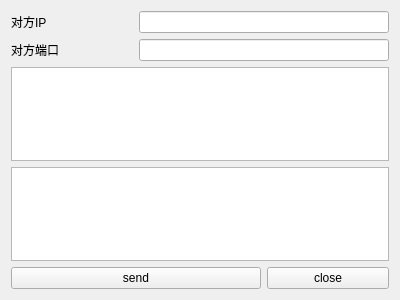
<?xml version="1.0" encoding="UTF-8"?>
<ui version="4.0">
 <class>Widget</class>
 <widget class="QWidget" name="Widget">
  <property name="geometry">
   <rect>
    <x>0</x>
    <y>0</y>
    <width>400</width>
    <height>300</height>
   </rect>
  </property>
  <property name="windowTitle">
   <string>Widget</string>
  </property>
  <layout class="QGridLayout" name="gridLayout">
   <item row="0" column="0">
    <widget class="QLabel" name="label">
     <property name="text">
      <string>对方IP</string>
     </property>
    </widget>
   </item>
   <item row="0" column="1" colspan="2">
    <widget class="QLineEdit" name="lineEditIP"/>
   </item>
   <item row="1" column="0">
    <widget class="QLabel" name="label_2">
     <property name="text">
      <string>对方端口</string>
     </property>
    </widget>
   </item>
   <item row="1" column="1" colspan="2">
    <widget class="QLineEdit" name="lineEditpORT"/>
   </item>
   <item row="2" column="0" colspan="3">
    <widget class="QTextEdit" name="textEditRe"/>
   </item>
   <item row="3" column="0" colspan="3">
    <widget class="QTextEdit" name="textEditWr"/>
   </item>
   <item row="4" column="0" colspan="2">
    <widget class="QPushButton" name="pushButton">
     <property name="text">
      <string>send</string>
     </property>
    </widget>
   </item>
   <item row="4" column="2">
    <widget class="QPushButton" name="pushButton_2">
     <property name="text">
      <string>close</string>
     </property>
    </widget>
   </item>
  </layout>
 </widget>
 <layoutdefault spacing="6" margin="11"/>
 <resources/>
 <connections/>
</ui>
